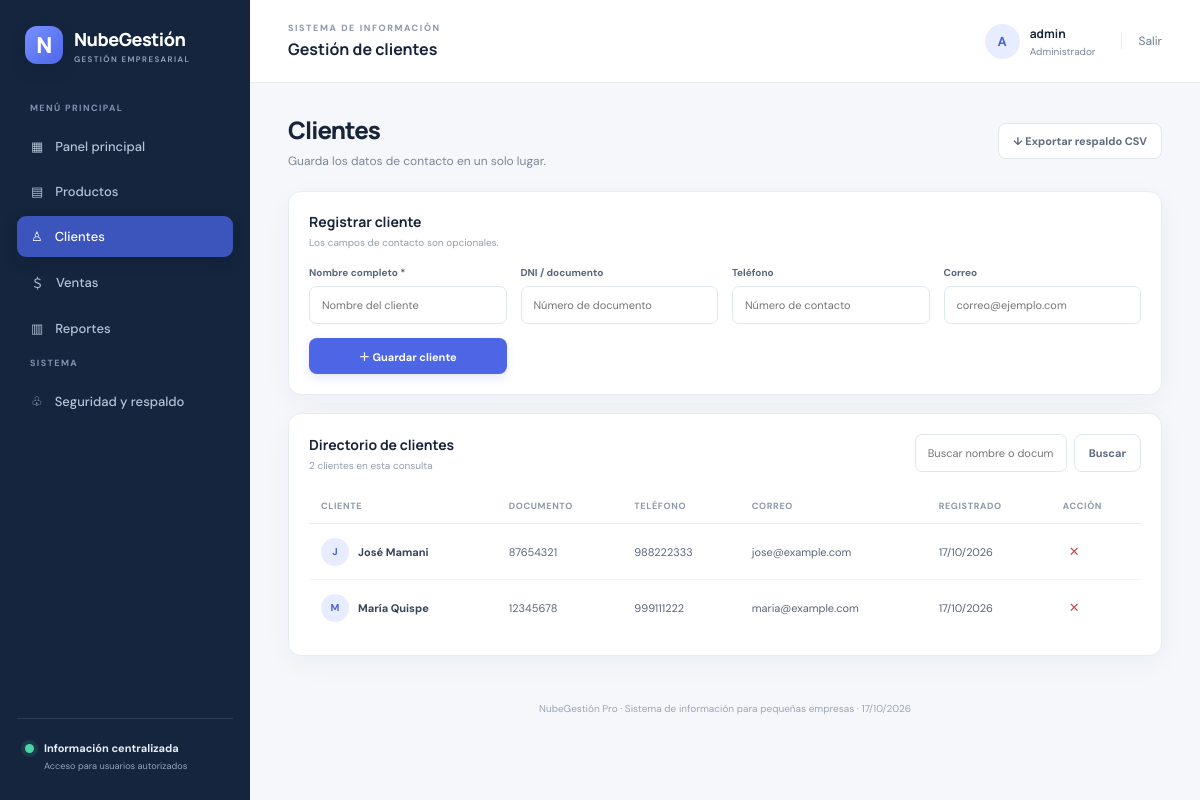
Page /clientes (signed in) on the committed database.
### app.py (models this page shows)
class Cliente(db.Model):
    id = db.Column(db.Integer, primary_key=True)
    nombre = db.Column(db.String(120), nullable=False)
    documento = db.Column(db.String(30), default="")
    telefono = db.Column(db.String(40), default="")
    correo = db.Column(db.String(120), default="")
    creado_en = db.Column(db.DateTime, default=datetime.utcnow)

### app.py (the view, shortened to what this page needs)
@app.route("/clientes", methods=["GET", "POST"])
@login_requerido
def clientes():
    q = request.args.get("q", "").strip()
    consulta = Cliente.query
    if q:
        consulta = consulta.filter(Cliente.nombre.ilike(f"%{q}%") | Cliente.documento.ilike(f"%{q}%"))
    lista = consulta.order_by(Cliente.nombre.asc()).all()
    return render_template("clientes.html", clientes=lista, q=q)

### app.py (called while the page is built)
def login_requerido(func):
    @wraps(func)
    def decorada(*args, **kwargs):
        if "usuario_id" not in session:
            return redirect(url_for("login"))
        return func(*args, **kwargs)
    return decorada

@app.context_processor
def datos_globales():
    return {"fecha_actual": date.today(), "usuario_actual": session.get("usuario")}

### templates/clientes.html
{% extends "base.html" %}
{% block title %}Clientes | NubeGestión{% endblock %}{% block heading %}Gestión de clientes{% endblock %}
{% block content %}
<div class="page-intro"><div><h1>Clientes</h1><p>Guarda los datos de contacto en un solo lugar.</p></div><a class="btn secondary" href="{{ url_for('exportar', tipo='clientes') }}">↓ Exportar respaldo CSV</a></div>
<div class="panel"><div class="panel-heading"><div><h3>Registrar cliente</h3><p>Los campos de contacto son opcionales.</p></div></div><form method="post" class="form-grid four-fields">
<div class="field"><label>Nombre completo *</label><input name="nombre" required placeholder="Nombre del cliente"></div>
<div class="field"><label>DNI / documento</label><input name="documento" placeholder="Número de documento"></div>
<div class="field"><label>Teléfono</label><input name="telefono" placeholder="Número de contacto"></div>
<div class="field"><label>Correo</label><input type="email" name="correo" placeholder="correo@ejemplo.com"></div>
<button class="btn primary" type="submit">＋ Guardar cliente</button></form></div>
<div class="panel"><div class="panel-heading"><div><h3>Directorio de clientes</h3><p>{{ clientes|length }} clientes en esta consulta</p></div><form class="search-form" method="get"><input name="q" value="{{ q }}" placeholder="Buscar nombre o documento"><button class="btn secondary" type="submit">Buscar</button></form></div>
<div class="table-wrap"><table><thead><tr><th>Cliente</th><th>Documento</th><th>Teléfono</th><th>Correo</th><th>Registrado</th><th>Acción</th></tr></thead><tbody>
{% for c in clientes %}<tr><td><div class="table-product"><span class="avatar client-avatar">{{ c.nombre[0]|upper }}</span><strong>{{ c.nombre }}</strong></div></td><td>{{ c.documento or '—' }}</td><td>{{ c.telefono or '—' }}</td><td>{{ c.correo or '—' }}</td><td>{{ c.creado_en.strftime('%d/%m/%Y') }}</td><td><form method="post" action="{{ url_for('eliminar_cliente', cliente_id=c.id) }}" onsubmit="return confirm('¿Eliminar este cliente?')"><button class="icon-btn danger-text" type="submit">✕</button></form></td></tr>
{% else %}<tr><td colspan="6" class="empty-cell">No se encontraron clientes.</td></tr>{% endfor %}
</tbody></table></div></div>
{% endblock %}

### static/style.css (style rules this page uses)
:root { --ink:#17243a;--muted:#7b8798;--line:#e8edf4;--bg:#f5f7fb;--navy:#15253d;--blue:#4969e8;--blue2:#eef2ff;--green:#16866b;--red:#c94b55;--orange:#b77720;--shadow:0 8px 28px rgba(25,45,78,.045) }
* { box-sizing:border-box }
body { margin:0;background:var(--bg);font-family:'DM Sans',sans-serif;color:var(--ink);font-size:14px }
a { text-decoration:none;color:inherit }
button,input,select { font:inherit }
.avatar { width:35px;height:35px;border-radius:50%;background:#e7edff;color:#4b63cf;display:inline-grid;place-items:center;font-weight:700;font-size:13px;flex-shrink:0 }
.welcome-row,.page-intro { display:flex;justify-content:space-between;align-items:center;gap:18px;margin-bottom:23px }
.welcome-row h1,.page-intro h1 { font:800 24px Manrope,sans-serif;letter-spacing:-.9px;margin:0 0 7px }
.welcome-row p,.page-intro p { margin:0;color:var(--muted);font-size:12px }
.stat-card,.panel { background:#fff;border:1px solid var(--line);border-radius:13px;box-shadow:var(--shadow) }
.panel { padding:20px;margin-bottom:18px;min-width:0 }
.panel-heading { display:flex;justify-content:space-between;align-items:center;gap:14px;margin-bottom:17px }
.panel-heading h3,.tips-panel h3,.security-card h3 { font:700 14px Manrope,sans-serif;margin:0 0 5px }
.panel-heading p { margin:0;color:#929dad;font-size:10px }
.table-wrap { width:100%;overflow-x:auto }
table { width:100%;border-collapse:collapse;white-space:nowrap }
th { text-align:left;color:#8d98a8;font-size:9px;text-transform:uppercase;letter-spacing:.65px;font-weight:700;padding:11px 12px;border-bottom:1px solid var(--line) }
td { padding:13px 12px;border-bottom:1px solid #f0f2f6;font-size:11px;color:#59667b }
tbody tr:last-child td { border-bottom:0 }
.danger-text { color:#c94b55!important }
.btn { display:inline-flex;align-items:center;justify-content:center;gap:8px;border:0;border-radius:8px;padding:10px 14px;font-size:11px;font-weight:700;cursor:pointer;white-space:nowrap }
.btn.primary { background:#4d66e6;color:white;box-shadow:0 4px 10px #4d66e626 }
.btn.secondary { background:#fff;border:1px solid #e0e6ef;color:#5e6b80 }
.page-intro { margin-bottom:22px }
.form-grid { display:grid;grid-template-columns:repeat(2,minmax(0,1fr));gap:14px }
.field { display:flex;flex-direction:column;gap:7px;min-width:0 }
.field label,.login-form label { font-size:10px;font-weight:700;color:#58667b }
.field input,.field select,.search-form input,.login-form input { width:100%;border:1px solid #e1e7f0;border-radius:7px;padding:11px 12px;outline:none;color:#27374e;background:white;font-size:11px;min-width:0 }
.search-form { display:flex;gap:7px;max-width:300px }
.search-form input { min-width:140px }
.table-product { display:flex;align-items:center;gap:9px }
.table-product strong { font-size:11px;color:#35445a }
.icon-btn { border:0;background:transparent;cursor:pointer;font-size:13px;padding:6px }
.four-fields { grid-template-columns:repeat(4,minmax(0,1fr));align-items:end }
.client-avatar { width:28px;height:28px;font-size:10px }

### rows in the picture
Cliente: nombre "J", nombre "José Mamani", documento "87654321", telefono "988222333", correo "jose@example.com", creado_en "17/10/2026"
Cliente: nombre "M", nombre "María Quispe", documento "12345678", telefono "999111222", correo "maria@example.com", creado_en "17/10/2026"

### other values in the picture
{{ session.get('usuario','A')[0]|upper }} "A"
{{ session.get('usuario') }} "admin"
{{ clientes|length }} "2"
